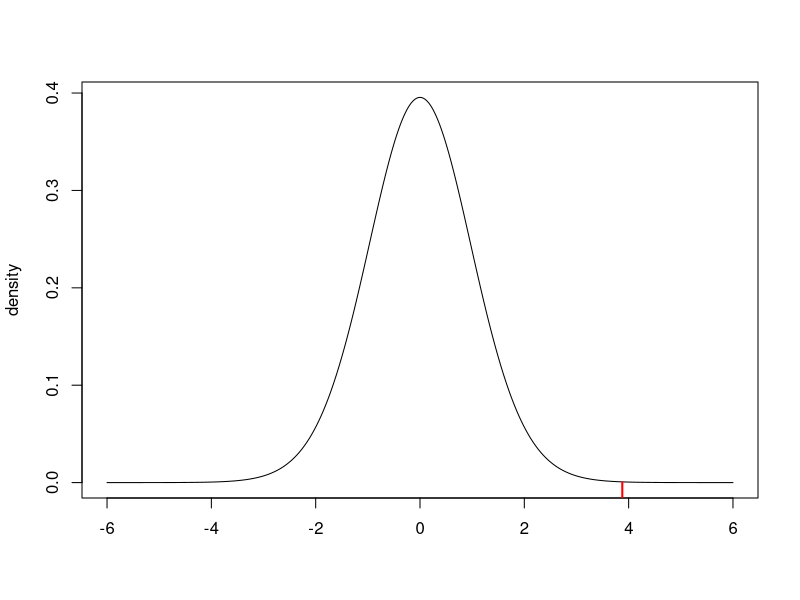
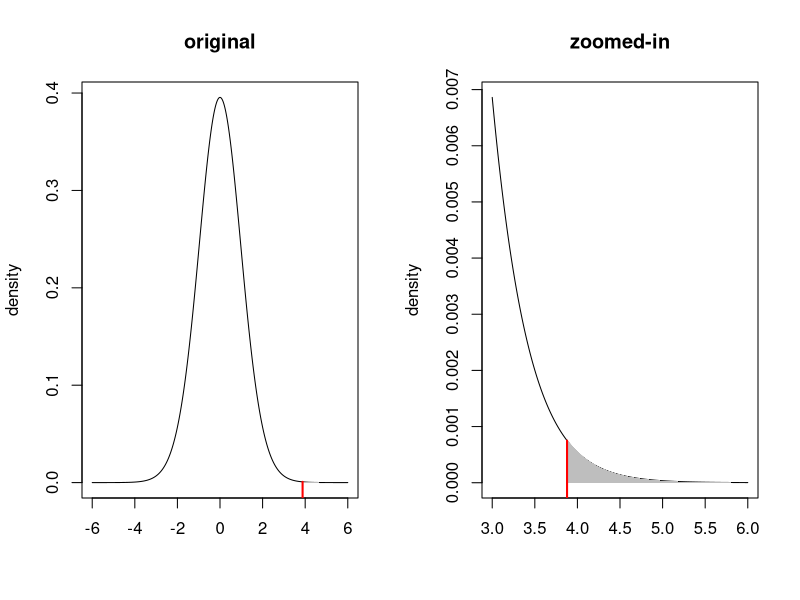
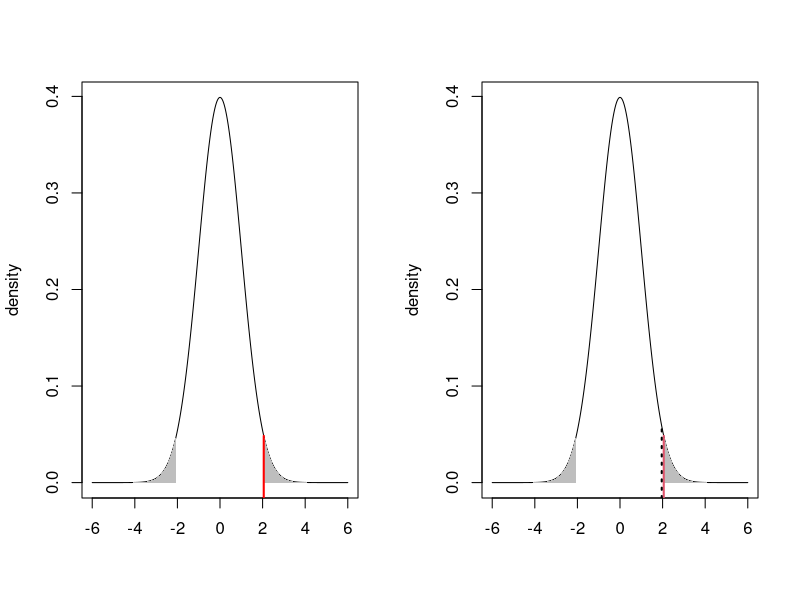

Reproduce these figures in R, in order.
## ---- chunk 1
n = 30
xbar = 55.7
s2 = 64.8
## ---- chunk 2
t_obs = (xbar - 50)/(sqrt(s2/n))
t_obs
## ---- chunk 3
index = seq(-6,6,by=0.01)
plot(index,dt(index,df=n-1),type="l",xlab="",ylab="density")
segments(t_obs,-1,t_obs,dnorm(t_obs),lwd=2,col="red")
## ---- chunk 4
pt(t_obs,df=n-1,lower.tail=FALSE)
## ---- chunk 5

par(mfrow=c(1,2))
index = seq(-6,6,by=0.01)
plot(index,dt(index,df=n-1),type="l",xlab="",ylab="density",main="original")
polygon(c(index[index>t_obs],5),c(0,dt(index[index>t_obs],df=n-1)),col="grey",border=FALSE)
segments(t_obs,-1,t_obs,dt(t_obs,df=n-1),lwd=2,col="red")

index = seq(3,6,by=0.01)
plot(index,dt(index,df=n-1),type="l",xlab="",ylab="density",main="zoomed-in")
polygon(c(index[index>t_obs],5),c(0,dt(index[index>t_obs],df=n-1)),col="grey",border=FALSE)
segments(t_obs,-1,t_obs,dt(t_obs,df=n-1),lwd=2,col="red")

## ---- chunk 6
zobs = 2.054
index = seq(-6,6,by=0.01)
plot(index,dnorm(index),type="l",xlab="",ylab="density")
polygon(c(index[index>zobs],5),c(0,dnorm(index[index>zobs])),col="grey",border=FALSE)
polygon(c(-5,index[index< -zobs]),c(dnorm(index[index< -zobs]),0),col="grey",border=FALSE)
segments(zobs,-1,zobs,dnorm(zobs),lwd=2,col="red")
## ---- chunk 7
qnorm(0.025,lower.tail=FALSE)
## ---- chunk 8
zalpha = qnorm(0.025,lower.tail=FALSE)
index = seq(-6,6,by=0.01)
plot(index,dnorm(index),type="l",xlab="",ylab="density")
polygon(c(index[index>zobs],5),c(0,dnorm(index[index>zobs])),col="grey",border=FALSE)
polygon(c(-5,index[index< -zobs]),c(dnorm(index[index< -zobs]),0),col="grey",border=FALSE)
segments(zobs,-1,zobs,dnorm(zobs),lwd=2,col=2)
segments(zalpha,-1,zalpha,dnorm(zalpha),lwd=2,lty=3)
## ---- chunk 9
# load the data
data(EuStockMarkets)

# create the SMI variable which is the second column of the EuStockMarkets data
SMI = EuStockMarkets[,2]

# create the CAC variable which is the third column of the EuStockMarkets data
CAC = EuStockMarkets[,3]

# execute the two-sample t-test
t.test(SMI, CAC, alternative="two.sided", mu=0, var.equal=FALSE, conf.level=0.95)
